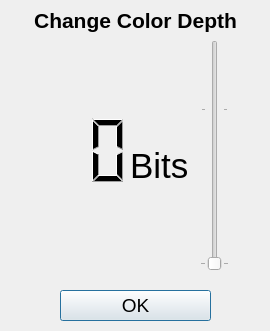
<?xml version="1.0" encoding="UTF-8"?>
<ui version="4.0">
 <class>ColorDepthQwidget</class>
 <widget class="QWidget" name="ColorDepthQwidget">
  <property name="geometry">
   <rect>
    <x>0</x>
    <y>0</y>
    <width>270</width>
    <height>331</height>
   </rect>
  </property>
  <property name="windowTitle">
   <string>Form</string>
  </property>
  <widget class="QLabel" name="label">
   <property name="geometry">
    <rect>
     <x>0</x>
     <y>0</y>
     <width>271</width>
     <height>41</height>
    </rect>
   </property>
   <property name="font">
    <font>
     <pointsize>16</pointsize>
     <weight>75</weight>
     <bold>true</bold>
    </font>
   </property>
   <property name="text">
    <string>Change Color Depth</string>
   </property>
   <property name="alignment">
    <set>Qt::AlignCenter</set>
   </property>
  </widget>
  <widget class="QLCDNumber" name="lcdNumber">
   <property name="geometry">
    <rect>
     <x>10</x>
     <y>110</y>
     <width>121</width>
     <height>81</height>
    </rect>
   </property>
   <property name="frameShape">
    <enum>QFrame::NoFrame</enum>
   </property>
   <property name="lineWidth">
    <number>3</number>
   </property>
   <property name="smallDecimalPoint">
    <bool>false</bool>
   </property>
   <property name="numDigits">
    <number>3</number>
   </property>
  </widget>
  <widget class="QPushButton" name="pushButton">
   <property name="geometry">
    <rect>
     <x>60</x>
     <y>290</y>
     <width>151</width>
     <height>31</height>
    </rect>
   </property>
   <property name="font">
    <font>
     <pointsize>14</pointsize>
    </font>
   </property>
   <property name="text">
    <string>OK</string>
   </property>
   <property name="default">
    <bool>true</bool>
   </property>
  </widget>
  <widget class="QSlider" name="verticalSlider">
   <property name="geometry">
    <rect>
     <x>200</x>
     <y>40</y>
     <width>29</width>
     <height>231</height>
    </rect>
   </property>
   <property name="focusPolicy">
    <enum>Qt::StrongFocus</enum>
   </property>
   <property name="minimum">
    <number>1</number>
   </property>
   <property name="maximum">
    <number>8</number>
   </property>
   <property name="orientation">
    <enum>Qt::Vertical</enum>
   </property>
   <property name="invertedAppearance">
    <bool>false</bool>
   </property>
   <property name="invertedControls">
    <bool>false</bool>
   </property>
   <property name="tickPosition">
    <enum>QSlider::TicksBothSides</enum>
   </property>
   <property name="tickInterval">
    <number>5</number>
   </property>
  </widget>
  <widget class="QLabel" name="label_2">
   <property name="geometry">
    <rect>
     <x>130</x>
     <y>150</y>
     <width>61</width>
     <height>31</height>
    </rect>
   </property>
   <property name="font">
    <font>
     <pointsize>26</pointsize>
    </font>
   </property>
   <property name="frameShape">
    <enum>QFrame::NoFrame</enum>
   </property>
   <property name="frameShadow">
    <enum>QFrame::Plain</enum>
   </property>
   <property name="text">
    <string>Bits</string>
   </property>
  </widget>
 </widget>
 <resources/>
 <connections>
  <connection>
   <sender>verticalSlider</sender>
   <signal>sliderMoved(int)</signal>
   <receiver>lcdNumber</receiver>
   <slot>display(int)</slot>
   <hints>
    <hint type="sourcelabel">
     <x>212</x>
     <y>178</y>
    </hint>
    <hint type="destinationlabel">
     <x>106</x>
     <y>164</y>
    </hint>
   </hints>
  </connection>
  <connection>
   <sender>verticalSlider</sender>
   <signal>valueChanged(int)</signal>
   <receiver>lcdNumber</receiver>
   <slot>display(int)</slot>
   <hints>
    <hint type="sourcelabel">
     <x>217</x>
     <y>127</y>
    </hint>
    <hint type="destinationlabel">
     <x>73</x>
     <y>114</y>
    </hint>
   </hints>
  </connection>
 </connections>
</ui>
